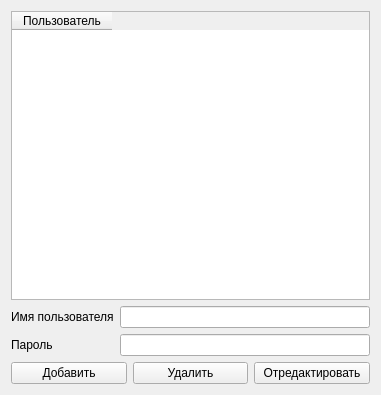
<?xml version="1.0" encoding="UTF-8"?>
<ui version="4.0">
 <class>Users</class>
 <widget class="QWidget" name="Users">
  <property name="geometry">
   <rect>
    <x>0</x>
    <y>0</y>
    <width>381</width>
    <height>395</height>
   </rect>
  </property>
  <property name="windowTitle">
   <string>Пользователи</string>
  </property>
  <layout class="QVBoxLayout" name="verticalLayout">
   <item>
    <widget class="QTableWidget" name="UsersGreed">
     <column>
      <property name="text">
       <string>Пользователь</string>
      </property>
     </column>
    </widget>
   </item>
   <item>
    <layout class="QGridLayout" name="gridLayout">
     <item row="0" column="1">
      <widget class="QLineEdit" name="UserName"/>
     </item>
     <item row="0" column="0">
      <widget class="QLabel" name="label">
       <property name="text">
        <string>Имя пользователя</string>
       </property>
      </widget>
     </item>
     <item row="1" column="0">
      <widget class="QLabel" name="label_2">
       <property name="text">
        <string>Пароль</string>
       </property>
      </widget>
     </item>
     <item row="1" column="1">
      <widget class="QLineEdit" name="Pass"/>
     </item>
    </layout>
   </item>
   <item>
    <layout class="QHBoxLayout" name="horizontalLayout">
     <property name="topMargin">
      <number>0</number>
     </property>
     <item>
      <widget class="QPushButton" name="Add">
       <property name="text">
        <string>Добавить</string>
       </property>
      </widget>
     </item>
     <item>
      <widget class="QPushButton" name="Remove">
       <property name="text">
        <string>Удалить</string>
       </property>
      </widget>
     </item>
     <item>
      <widget class="QPushButton" name="Edit">
       <property name="text">
        <string>Отредактировать</string>
       </property>
      </widget>
     </item>
    </layout>
   </item>
  </layout>
 </widget>
 <resources/>
 <connections/>
</ui>
